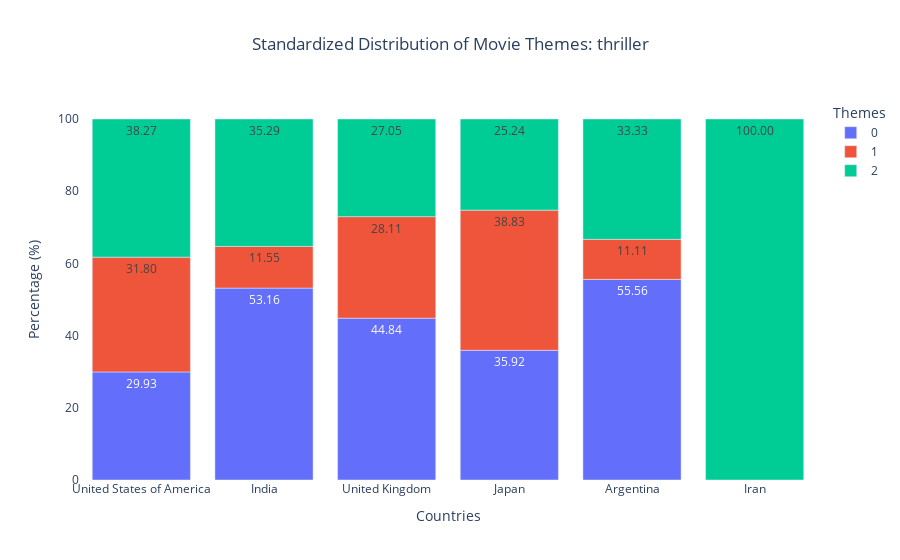
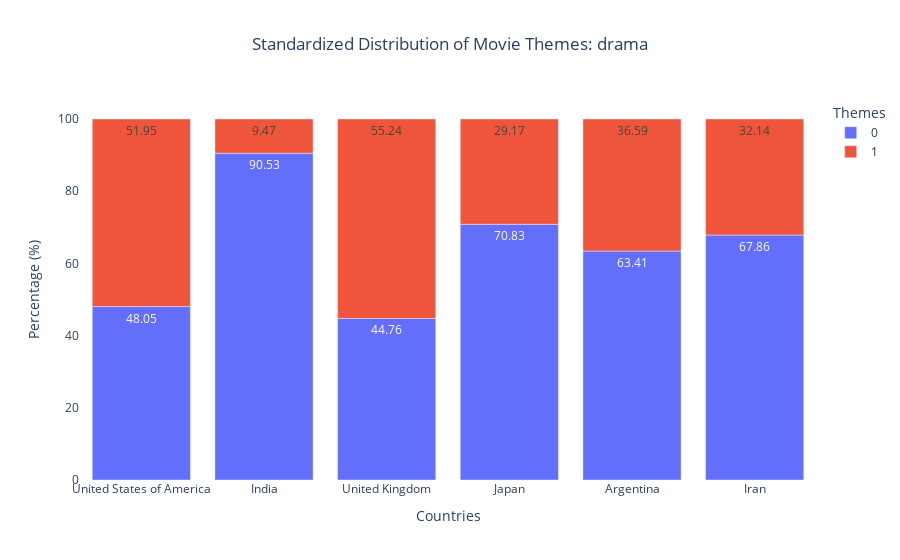
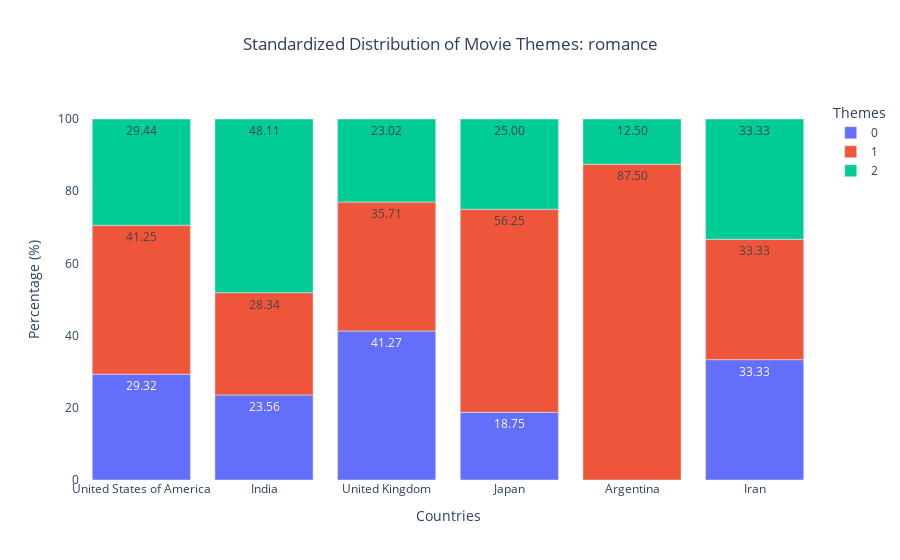

The cell these charts' notebook holds for them, in order:
### Code cell
figures = []

for genre in selected_models:
    merged_df = top_themes_per_document_by_genre[genre]
    theme_data = merged_df[['Movie country', 'Theme 1']]
    theme_counts = theme_data.groupby(['Movie country', 'Theme 1']).size().unstack(fill_value=0)
    theme_proportions = theme_counts.div(theme_counts.sum(axis=1), axis=0) * 100  # Convert to percentage
    
    # Filter for focus countries
    theme_proportions = theme_proportions.loc[focus_countries]
    
    # Reset index for Plotly compatibility
    theme_proportions.reset_index(inplace=True)
    melted_df = theme_proportions.melt(id_vars='Movie country', var_name='Theme', value_name='Percentage')
    
    # Create a stacked bar chart
    fig = px.bar(
        melted_df,
        x='Movie country',
        y='Percentage',
        color='Theme',
        title=f'Standardized Distribution of Movie Themes: {genre}',
        text_auto='.2f',
    )
    
    # Update layout to remove background
    fig.update_layout(
        plot_bgcolor="white",
        paper_bgcolor="white",
        xaxis_title="Countries",
        yaxis_title="Percentage (%)",
        legend_title="Themes",
        title_x=0.5
    )
    
    # Append to the figures list
    figures.append(fig)

# Show all figures
for fig in figures:
    fig.show()

### Figure 1 — Plotly figure (JSON) as saved in the notebook; plotly's stock layout.template omitted (floating-point values rounded to 4 significant figures)
{"data": [{"alignmentgroup": "True", "hovertemplate": "Theme=0<br>Movie country=%{x}<br>Percentage=%{y}<extra></extra>", "legendgroup": "0", "marker": {"color": "#636efa", "pattern": {"shape": ""}}, "name": "0", "offsetgroup": "0", "orientation": "v", "showlegend": true, "textposition": "auto", "texttemplate": "%{y:.2f}", "type": "bar", "x": ["United States of America", "India", "United Kingdom", "Japan", "Argentina", "Iran"], "xaxis": "x", "y": [29.93, 53.16, 44.84, 35.92, 55.56, 0], "yaxis": "y"}, {"alignmentgroup": "True", "hovertemplate": "Theme=1<br>Movie country=%{x}<br>Percentage=%{y}<extra></extra>", "legendgroup": "1", "marker": {"color": "#EF553B", "pattern": {"shape": ""}}, "name": "1", "offsetgroup": "1", "orientation": "v", "showlegend": true, "textposition": "auto", "texttemplate": "%{y:.2f}", "type": "bar", "x": ["United States of America", "India", "United Kingdom", "Japan", "Argentina", "Iran"], "xaxis": "x", "y": [31.8, 11.55, 28.11, 38.83, 11.11, 0], "yaxis": "y"}, {"alignmentgroup": "True", "hovertemplate": "Theme=2<br>Movie country=%{x}<br>Percentage=%{y}<extra></extra>", "legendgroup": "2", "marker": {"color": "#00cc96", "pattern": {"shape": ""}}, "name": "2", "offsetgroup": "2", "orientation": "v", "showlegend": true, "textposition": "auto", "texttemplate": "%{y:.2f}", "type": "bar", "x": ["United States of America", "India", "United Kingdom", "Japan", "Argentina", "Iran"], "xaxis": "x", "y": [38.27, 35.29, 27.05, 25.24, 33.33, 100], "yaxis": "y"}], "layout": {"barmode": "relative", "legend": {"title": {"text": "Themes"}, "tracegroupgap": 0}, "paper_bgcolor": "white", "plot_bgcolor": "white", "title": {"text": "Standardized Distribution of Movie Themes: thriller", "x": 0.5}, "xaxis": {"anchor": "y", "domain": [0, 1], "title": {"text": "Countries"}}, "yaxis": {"anchor": "x", "domain": [0, 1], "title": {"text": "Percentage (%)"}}}}

### Figure 2 — Plotly figure (JSON) as saved in the notebook; plotly's stock layout.template omitted (floating-point values rounded to 4 significant figures)
{"data": [{"alignmentgroup": "True", "hovertemplate": "Theme=0<br>Movie country=%{x}<br>Percentage=%{y}<extra></extra>", "legendgroup": "0", "marker": {"color": "#636efa", "pattern": {"shape": ""}}, "name": "0", "offsetgroup": "0", "orientation": "v", "showlegend": true, "textposition": "auto", "texttemplate": "%{y:.2f}", "type": "bar", "x": ["United States of America", "India", "United Kingdom", "Japan", "Argentina", "Iran"], "xaxis": "x", "y": [48.05, 90.53, 44.76, 70.83, 63.41, 67.86], "yaxis": "y"}, {"alignmentgroup": "True", "hovertemplate": "Theme=1<br>Movie country=%{x}<br>Percentage=%{y}<extra></extra>", "legendgroup": "1", "marker": {"color": "#EF553B", "pattern": {"shape": ""}}, "name": "1", "offsetgroup": "1", "orientation": "v", "showlegend": true, "textposition": "auto", "texttemplate": "%{y:.2f}", "type": "bar", "x": ["United States of America", "India", "United Kingdom", "Japan", "Argentina", "Iran"], "xaxis": "x", "y": [51.95, 9.467, 55.24, 29.17, 36.59, 32.14], "yaxis": "y"}], "layout": {"barmode": "relative", "legend": {"title": {"text": "Themes"}, "tracegroupgap": 0}, "paper_bgcolor": "white", "plot_bgcolor": "white", "title": {"text": "Standardized Distribution of Movie Themes: drama", "x": 0.5}, "xaxis": {"anchor": "y", "domain": [0, 1], "title": {"text": "Countries"}}, "yaxis": {"anchor": "x", "domain": [0, 1], "title": {"text": "Percentage (%)"}}}}

### Figure 3 — Plotly figure (JSON) as saved in the notebook; plotly's stock layout.template omitted (floating-point values rounded to 4 significant figures)
{"data": [{"alignmentgroup": "True", "hovertemplate": "Theme=0<br>Movie country=%{x}<br>Percentage=%{y}<extra></extra>", "legendgroup": "0", "marker": {"color": "#636efa", "pattern": {"shape": ""}}, "name": "0", "offsetgroup": "0", "orientation": "v", "showlegend": true, "textposition": "auto", "texttemplate": "%{y:.2f}", "type": "bar", "x": ["United States of America", "India", "United Kingdom", "Japan", "Argentina", "Iran"], "xaxis": "x", "y": [29.32, 23.56, 41.27, 18.75, 0, 33.33], "yaxis": "y"}, {"alignmentgroup": "True", "hovertemplate": "Theme=1<br>Movie country=%{x}<br>Percentage=%{y}<extra></extra>", "legendgroup": "1", "marker": {"color": "#EF553B", "pattern": {"shape": ""}}, "name": "1", "offsetgroup": "1", "orientation": "v", "showlegend": true, "textposition": "auto", "texttemplate": "%{y:.2f}", "type": "bar", "x": ["United States of America", "India", "United Kingdom", "Japan", "Argentina", "Iran"], "xaxis": "x", "y": [41.25, 28.34, 35.71, 56.25, 87.5, 33.33], "yaxis": "y"}, {"alignmentgroup": "True", "hovertemplate": "Theme=2<br>Movie country=%{x}<br>Percentage=%{y}<extra></extra>", "legendgroup": "2", "marker": {"color": "#00cc96", "pattern": {"shape": ""}}, "name": "2", "offsetgroup": "2", "orientation": "v", "showlegend": true, "textposition": "auto", "texttemplate": "%{y:.2f}", "type": "bar", "x": ["United States of America", "India", "United Kingdom", "Japan", "Argentina", "Iran"], "xaxis": "x", "y": [29.44, 48.11, 23.02, 25, 12.5, 33.33], "yaxis": "y"}], "layout": {"barmode": "relative", "legend": {"title": {"text": "Themes"}, "tracegroupgap": 0}, "paper_bgcolor": "white", "plot_bgcolor": "white", "title": {"text": "Standardized Distribution of Movie Themes: romance", "x": 0.5}, "xaxis": {"anchor": "y", "domain": [0, 1], "title": {"text": "Countries"}}, "yaxis": {"anchor": "x", "domain": [0, 1], "title": {"text": "Percentage (%)"}}}}
